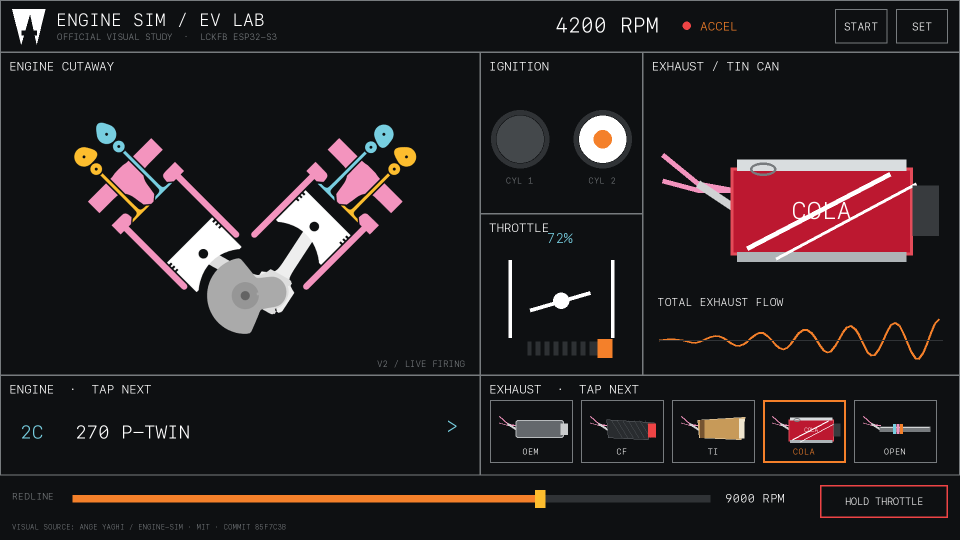
#> input picture projects/ev-engine-sound/docs/assets/engine-sim-official-concept.png, 1920 x 1080 px, given in place of official-engine-reference.png, which was not available (shown at 1/2 size)
$ python render_firmware_ui_v2.py
#> lines starting #> are read from the running program, lines starting #| are printed output that depends on the picture; pictures that were not available may be replaced by others from this repository, and a replacement may not be noted
#!/usr/bin/env python3
"""Render an exact 320x240 desktop-first UI study before firmware porting."""

from pathlib import Path
import math

from PIL import Image, ImageDraw, ImageFont, ImageOps

ROOT = Path(__file__).resolve().parents[1]
ASSETS = ROOT / "docs/assets"
ENGINE_SOURCE = ROOT / "docs/third-party/engine-sim/official-engine-reference.png"
FONT_PATH = "/System/Library/Fonts/SFNSMono.ttf"

W, H, S = 320, 240, 4
BG = "#0e1012"
FG = "#f7f7f7"
GRID = "#777b7e"
DIM = "#303336"
PINK = "#f394be"
RED = "#ee4445"
ORANGE = "#f4802a"
YELLOW = "#fdbd2e"
BLUE = "#77cee0"

EXHAUSTS = (
    ("STOCK", "stock"),
    ("CARBON", "carbon"),
    ("TITANIUM", "titanium"),
    ("TIN CAN", "tin_can"),
    ("OPEN", "open"),
)


def sc(value):
    return int(round(value * S))


def box(x0, y0, x1, y1):
    return tuple(sc(v) for v in (x0, y0, x1, y1))


def font(px):
    return ImageFont.truetype(FONT_PATH, sc(px))


def text(draw, xy, value, px=7, color=FG, anchor=None):
    draw.text((sc(xy[0]), sc(xy[1])), value, font=font(px), fill=color, anchor=anchor)


def line(draw, points, color, width=1):
    draw.line([(sc(x), sc(y)) for x, y in points], fill=color, width=max(1, sc(width)), joint="curve")


def frame(draw, bounds, title, right=None):
    draw.rectangle(box(*bounds), outline=GRID, width=sc(1))
    text(draw, (bounds[0] + 5, bounds[1] + 4), title, 7)
    if right:
        text(draw, (bounds[2] - 5, bounds[1] + 4), right, 6, GRID, "ra")


def draw_header(draw, rpm="4200 RPM", state="ACCEL", state_color=ORANGE):
    draw.rectangle(box(0, 0, 319, 27), outline=GRID, width=sc(1))
    # Compact upstream-inspired A mark, separated from the project name.
    draw.polygon([(sc(5), sc(5)), (sc(11), sc(5)), (sc(8), sc(21))], fill=FG)
    draw.polygon([(sc(10), sc(5)), (sc(16), sc(5)), (sc(13), sc(21))], fill=FG)
    draw.rectangle(box(7, 15, 14, 17), fill=BG)
    text(draw, (21, 5), "EV ENGINE", 7)
    text(draw, (21, 15), "SIMULATOR", 4.5, GRID)
    draw.ellipse(box(91, 10, 97, 16), fill=RED)
    text(draw, (102, 6), rpm, 7)
    text(draw, (174, 7), state, 6, state_color)
    # The whole header is the gesture target. This is an affordance, not a menu button.
    text(draw, (313, 5), "SETTINGS", 5.5, FG, "ra")
    text(draw, (313, 15), "PULL DOWN  V", 4.2, GRID, "ra")


def draw_engine_panel(image, draw):
    frame(draw, (0, 28, 171, 136), "ENGINE CUTAWAY", "2C / 270")
    source = Image.open(ENGINE_SOURCE).convert("RGB")
#> source is the input picture: PIL image 1920x1080 RGB; mean R, G, B 37.4, 32, 33.7
    # Keep the official geometry intact; crop only excess near-black breathing room.
    source = ImageOps.fit(source, (sc(159), sc(88)), method=Image.Resampling.LANCZOS,
                          centering=(0.5, 0.54))
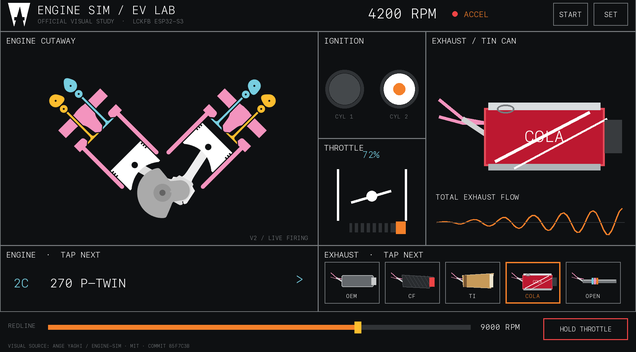
#> source: PIL image 636x352 RGB; mean R, G, B 37.5, 32, 33.7
    image.paste(source, (sc(6), sc(45)))
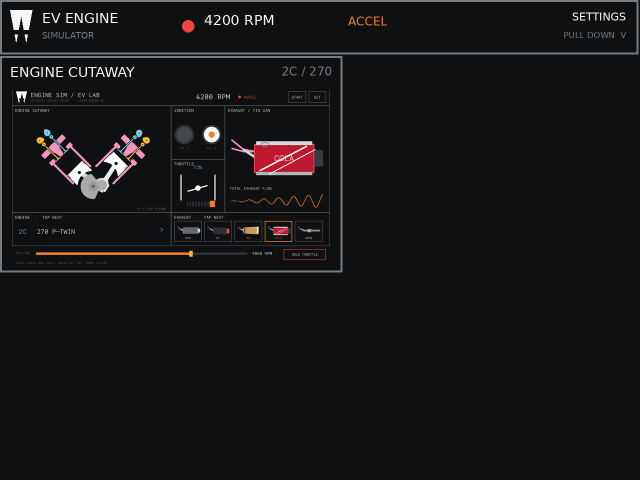
#> image: PIL image 1280x960 RGB (shown at 1/2 size); mean R, G, B 21.3, 21.8, 23.8
    # Put ignition into the engine panel instead of spending a separate column.
    text(draw, (8, 124), "IGN", 4.5, GRID)
    for i, cx in enumerate((30, 43)):
        draw.ellipse(box(cx - 4, 122, cx + 4, 130), outline=DIM, width=sc(1))
        draw.ellipse(box(cx - 2.5, 123.5, cx + 2.5, 128.5), fill=ORANGE if i else "#484b4e")
        if i:
            draw.ellipse(box(cx - 1, 125, cx + 1, 127), fill=FG)
    text(draw, (164, 124), "LIVE", 4.5, ORANGE, "ra")


def draw_exhaust(draw, kind):
#> called with kind = 'stock'
    label_value = dict((key, title) for title, key in EXHAUSTS)[kind]
    frame(draw, (172, 28, 319, 136), "EXHAUST", label_value)

    # Two exhaust primaries meet on a shared datum before the selected can.
    line(draw, [(178, 54), (190, 66), (207, 73)], PINK, 3)
    line(draw, [(178, 66), (193, 70), (207, 73)], PINK, 3)
    line(draw, [(191, 65), (209, 78)], "#d2d4d5", 5)

    if kind == "stock":
        draw.rounded_rectangle(box(207, 58, 303, 88), radius=sc(5), fill="#63676b",
                               outline="#b7bbbe", width=sc(2))
        draw.rectangle(box(216, 61, 292, 65), fill="#9ca0a3")
        draw.rectangle(box(298, 64, 309, 82), fill="#cdd0d2")
        draw.rectangle(box(306, 68, 315, 78), fill="#292c2f")
        text(draw, (255, 74), "OEM", 7, FG, "mm")
    elif kind == "carbon":
        draw.polygon([*map(sc, (206, 57)), *map(sc, (303, 62)), *map(sc, (291, 91)),
                      *map(sc, (211, 88))], fill="#292c2f")
        draw.line([*box(207, 57, 303, 62)], fill=GRID, width=sc(1))
        for x in range(217, 288, 12):
            line(draw, [(x, 60), (x + 20, 88)], "#555a5d", .6)
        draw.rectangle(box(293, 63, 304, 88), fill=RED)
        draw.rectangle(box(302, 69, 315, 82), fill="#222527")
        text(draw, (255, 74), "CF", 7, FG, "mm")
    elif kind == "titanium":
        draw.polygon([*map(sc, (206, 59)), *map(sc, (301, 55)), *map(sc, (293, 91)),
                      *map(sc, (211, 88))], fill="#c89b58")
        line(draw, [(208, 60), (299, 56)], "#f0dfbd", 1.5)
        draw.rectangle(box(211, 59, 218, 88), fill="#795832")
        draw.rectangle(box(287, 57, 297, 90), fill="#eadcbe")
        draw.rectangle(box(296, 66, 315, 82), fill="#352b20")
        text(draw, (254, 74), "TI", 7, BG, "mm")
    elif kind == "tin_can":
        draw.rectangle(box(205, 54, 301, 93), fill="#bd1831", outline="#e54b59", width=sc(2))
        draw.rectangle(box(209, 51, 301, 56), fill="#dce0e2")
        draw.rectangle(box(209, 92, 301, 97), fill="#aeb4b7")
        draw.ellipse(box(216, 52, 232, 58), outline=GRID, width=sc(1))
        line(draw, [(216, 89), (290, 57)], FG, 2)
        line(draw, [(230, 96), (305, 64)], FG, 1.4)
        draw.rectangle(box(300, 61, 307, 88), fill="#e54b59")
        draw.rectangle(box(305, 68, 316, 81), fill="#34373a")
        text(draw, (254, 73), "COLA", 8, FG, "mm")
    else:
        line(draw, [(207, 73), (307, 73)], "#74787b", 11)
        line(draw, [(210, 69), (306, 69)], "#d2d4d5", 2.5)
        for i, color in enumerate((BLUE, PINK, ORANGE)):
            draw.rectangle(box(236 + i * 7, 66, 240 + i * 7, 81), fill=color)
        draw.rectangle(box(304, 65, 315, 82), fill="#292c2f")
        text(draw, (260, 87), "NO CAN", 5.5, FG, "mm")

    text(draw, (178, 104), "FLOW", 4.5, GRID)
    baseline = 124
    points = []
    for x in range(178, 313):
        envelope = (x - 178) / 135
        y = baseline - math.sin((x - 178) * .18) * (1.2 + envelope * (5 if kind == "open" else 3))
        points.append((x, y))
    line(draw, points, RED if kind == "open" else ORANGE, 1)
    line(draw, [(178, baseline), (313, baseline)], DIM, .5)


def draw_selector(draw, x, title, value, accent):
    draw.rectangle(box(x, 140, x + 153, 178), outline=accent, width=sc(1))
    text(draw, (x + 7, 144), title + "  ·  TAP NEXT", 4.5, GRID)
    text(draw, (x + 7, 158), value, 6.5, accent)
    text(draw, (x + 145, 159), ">", 8, accent, "mm")


def draw_throttle(draw, mode="active", remaining=3.0):
#> called with mode = 'active', remaining = 3
    accent = RED if mode == "active" else GRID
    draw.rectangle(box(5, 184, 314, 231), outline=accent, width=sc(1))
    text(draw, (14, 190), "THROTTLE INPUT", 4.5, GRID)
    if mode == "active":
        text(draw, (14, 201), "HOLD TO REV", 7, FG)
        text(draw, (14, 217), "RELEASE  =  AUTO OFF 3.0 s", 4.5, GRID)
    else:
        text(draw, (14, 201), "THROTTLE RELEASED", 6.5, FG)
        text(draw, (14, 216), f"AUTO OFF IN {remaining:.1f} s", 5.5, ORANGE)
        # A quiet countdown line communicates that no separate stop control is required.
        draw.rectangle(box(14, 225, 157, 228), fill=DIM)
        draw.rectangle(box(14, 225, 14 + 143 * remaining / 3.0, 228), fill=ORANGE)

    # Mechanical twist-grip, large enough to remain legible on the physical 320x240 screen.
    line(draw, [(176, 207), (201, 207)], "#bfc3c5", 4)
    draw.rectangle(box(196, 197, 295, 217), fill="#25292c", outline="#4d5154", width=sc(1))
    for x in range(202, 290, 8):
        draw.rectangle(box(x, 198, x + 3, 216), fill=BG)
    draw.rectangle(box(295, 196, 307, 218), fill=ORANGE if mode == "active" else "#6e4b2f")
    line(draw, [(175, 203), (194, 203)], "#e1e3e4", 1)
    text(draw, (252, 222), "PRESS + HOLD", 4.2, FG if mode == "active" else GRID, "ma")


def draw_footer(draw, exhaust_name, mode="active", remaining=3.0):
    draw_selector(draw, 5, "ENGINE", "2C  270 P-TWIN", BLUE)
    draw_selector(draw, 162, "EXHAUST", exhaust_name, ORANGE)
    draw_throttle(draw, mode, remaining)
    text(draw, (8, 234), "DESIGN PREVIEW  ·  ENGINE SIM VISUAL / MIT", 3.5, GRID)


def draw_settings_drawer(draw, volume=60, redline=9000, auto_off=3.0):
    """Draw the fully-open pull-down panel over the mechanical view."""
    draw.rectangle(box(0, 28, 319, 139), fill="#121517", outline=GRID, width=sc(1))
    text(draw, (10, 33), "QUICK SETTINGS", 7, FG)
    text(draw, (309, 34), "AUTO CLOSE 5 s", 4.2, GRID, "ra")
    line(draw, [(9, 47), (310, 47)], DIM, .6)

    def slider(y, label_value, value_text, ratio, accent):
        text(draw, (10, y), label_value, 5.5, FG)
        draw.rectangle(box(91, y + 2, 263, y + 6), fill=DIM)
        knob_x = 91 + 172 * ratio
        draw.rectangle(box(91, y + 2, knob_x, y + 6), fill=accent)
        draw.rectangle(box(knob_x - 2, y - 1, knob_x + 3, y + 9), fill=YELLOW)
        text(draw, (309, y - 1), value_text, 5.5, accent, "ra")

    slider(55, "VOLUME", f"{volume}%", volume / 100.0, BLUE)
    slider(82, "REDLINE", f"{redline} RPM", (redline - 6000) / 10000.0, ORANGE)
    slider(109, "AUTO OFF", f"{auto_off:.1f} s", (auto_off - 1.0) / 7.0, PINK)
    line(draw, [(140, 132), (180, 132)], GRID, 2)
    text(draw, (160, 135), "^", 4, GRID, "mm")


def render(kind, view="active"):
    image = Image.new("RGB", (W * S, H * S), BG)
    draw = ImageDraw.Draw(image)
    if view == "auto_off":
        draw_header(draw, "1200 RPM", "COAST", YELLOW)
    else:
        draw_header(draw)
    draw_engine_panel(image, draw)
    draw_exhaust(draw, kind)
    title = dict((key, name) for name, key in EXHAUSTS)[kind]
    if view == "auto_off":
        draw_footer(draw, title, "auto_off", 2.4)
    else:
        draw_footer(draw, title)
    if view == "drawer":
        draw_settings_drawer(draw)
    # BOX keeps the 4x layout grid crisp while still averaging diagonal geometry.
    exact = image.resize((W, H), Image.Resampling.BOX)
    return image, exact


def main():
    ASSETS.mkdir(parents=True, exist_ok=True)
    screens = []
    masters = {}
    for name, kind in EXHAUSTS:
        master, exact = render(kind)
        exact.save(ASSETS / f"firmware-ui-v2-{kind}.png", optimize=True)
        screens.append((name, exact))
        masters[name] = master

    # Smooth desktop design master plus exact screen pixels enlarged without interpolation.
    main_screen = dict(screens)["TIN CAN"]
    masters["TIN CAN"].save(ASSETS / "firmware-ui-v2-master.png", optimize=True)
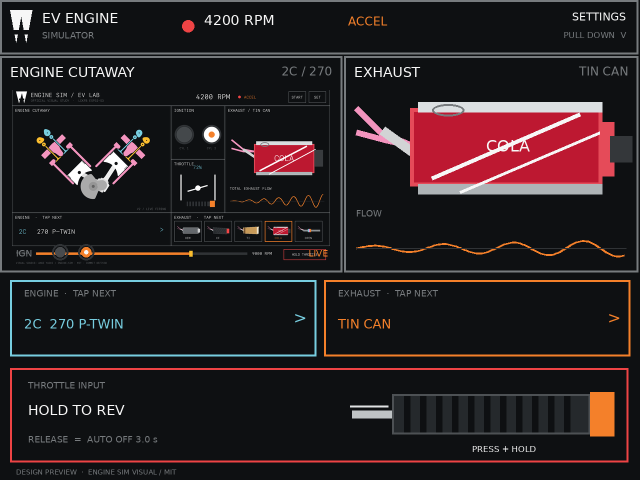
#> saved as firmware-ui-v2-master.png: PIL image 1280x960 RGB (shown at 1/2 size); mean R, G, B 40.3, 31.3, 33.4
    main_screen.resize((W * 4, H * 4), Image.Resampling.NEAREST).save(
        ASSETS / "firmware-ui-v2-review.png", optimize=True)

    drawer_master, drawer_exact = render("tin_can", "drawer")
    drawer_master.save(ASSETS / "firmware-ui-v2-drawer-master.png", optimize=True)
    drawer_exact.save(ASSETS / "firmware-ui-v2-drawer.png", optimize=True)
    drawer_exact.resize((W * 4, H * 4), Image.Resampling.NEAREST).save(
        ASSETS / "firmware-ui-v2-drawer-review.png", optimize=True)
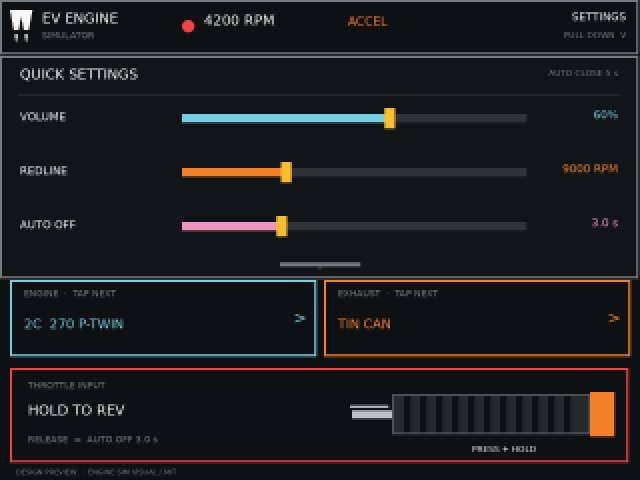
#> saved as firmware-ui-v2-drawer-review.png: PIL image 1280x960 RGB (shown at 1/2 size); mean R, G, B 28.7, 28.7, 29.6

    auto_off_master, auto_off_exact = render("tin_can", "auto_off")
#> in render (call 7), `exact = image.resize((W, H), Image.Resampling.BOX)`:
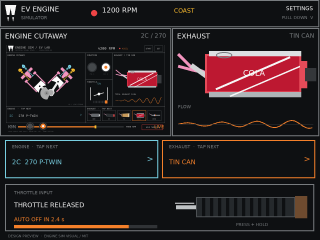
#> exact: PIL image 320x240 RGB; mean R, G, B 40, 32.3, 34.1
    auto_off_master.save(ASSETS / "firmware-ui-v2-auto-off-master.png", optimize=True)
    auto_off_exact.save(ASSETS / "firmware-ui-v2-auto-off.png", optimize=True)
    auto_off_exact.resize((W * 4, H * 4), Image.Resampling.NEAREST).save(
        ASSETS / "firmware-ui-v2-auto-off-review.png", optimize=True)
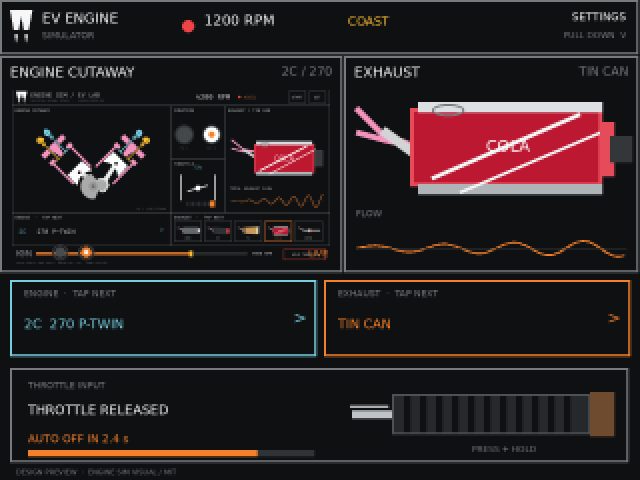
#> saved as firmware-ui-v2-auto-off-review.png: PIL image 1280x960 RGB (shown at 1/2 size); mean R, G, B 40, 32.3, 34.1

    contact = Image.new("RGB", (W * 3, H * 2), BG)
    for i, (_, screen) in enumerate(screens):
        x = (i % 3) * W
        y = (i // 3) * H
        contact.paste(screen, (x, y))
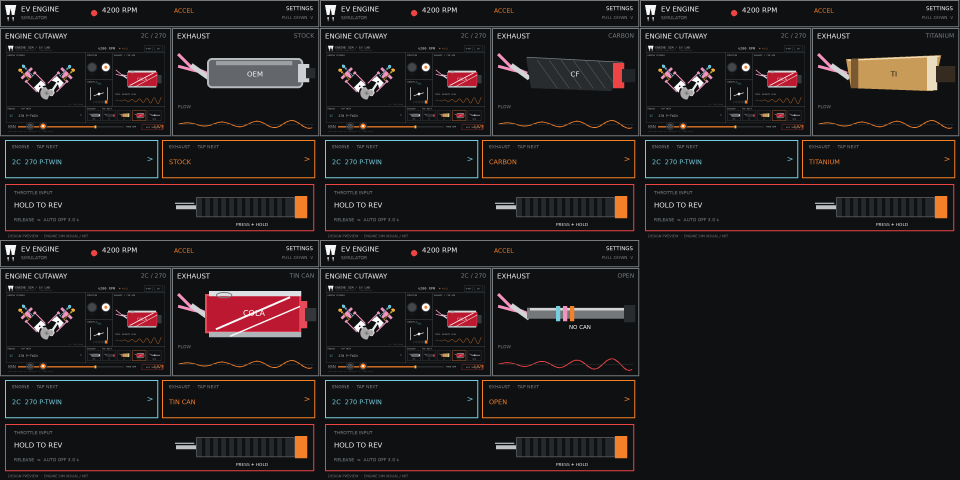
#> contact: PIL image 960x480 RGB; mean R, G, B 31.2, 28.4, 29.5
    contact.resize((W * 3 * 2, H * 2 * 2), Image.Resampling.NEAREST).save(
        ASSETS / "firmware-ui-v2-exhausts.png", optimize=True)
    print(ASSETS / "firmware-ui-v2-master.png")
    print(ASSETS / "firmware-ui-v2-review.png")
    print(ASSETS / "firmware-ui-v2-drawer-review.png")
    print(ASSETS / "firmware-ui-v2-auto-off-review.png")
    print(ASSETS / "firmware-ui-v2-exhausts.png")


if __name__ == "__main__":
    main()
